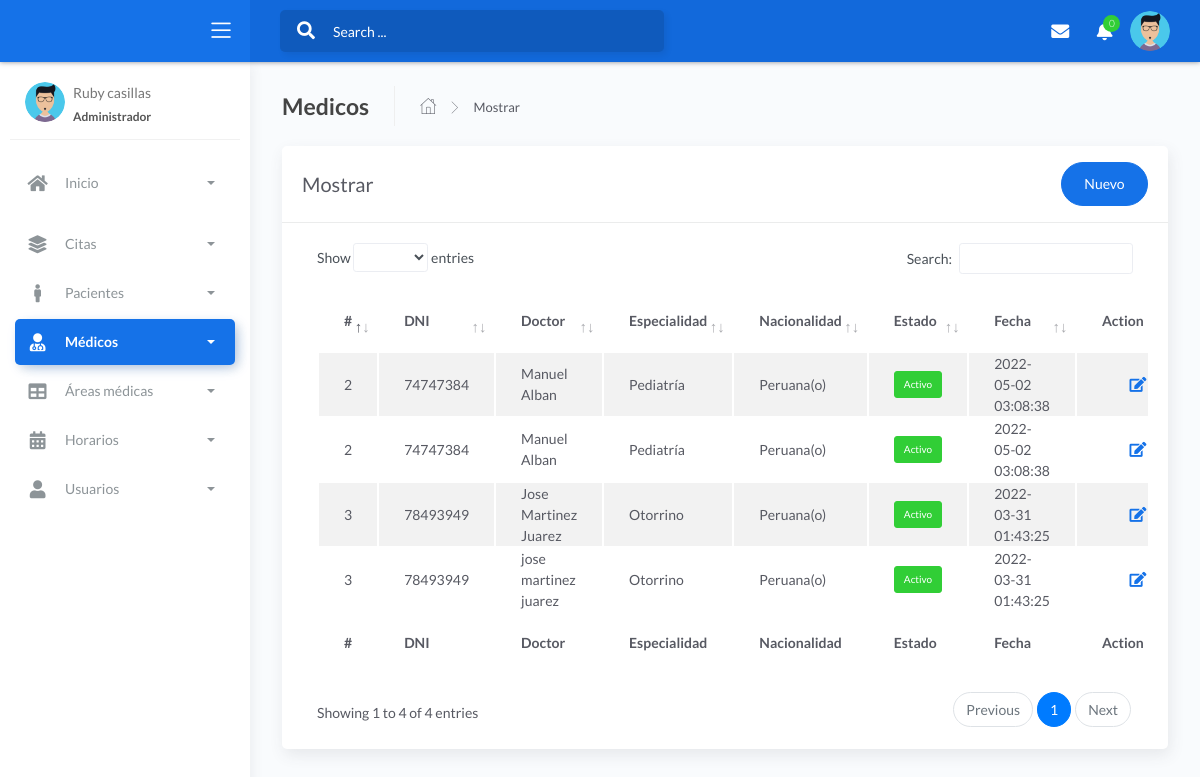
Screenshot of /folder/doctor.php (signed in) with the database file from the repository.
### tables this page shows
CREATE TABLE `doctor` (
  `coddoc` int(11) NOT NULL,
  `dnidoc` char(8) NOT NULL,
  `nomdoc` varchar(50) NOT NULL,
  `apedoc` varchar(50) NOT NULL,
  `codespe` int(11) NOT NULL,
  `sexo` char(15) NOT NULL,
  `telefo` char(9) NOT NULL,
  `fechanaci` date NOT NULL,
  `correo` varchar(50) NOT NULL,
  `naciona` varchar(35) NOT NULL,
  `usuario` varchar(15) NOT NULL,
  `clave` varchar(255) NOT NULL,
  `estado` char(15) NOT NULL,
  `fecha_create` timestamp NOT NULL DEFAULT current_timestamp() ON UPDATE current_timestamp()
);

CREATE TABLE `specialty` (
  `codespe` int(11) NOT NULL,
  `nombrees` varchar(50) NOT NULL,
  `fecha_create` timestamp NOT NULL DEFAULT current_timestamp() ON UPDATE current_timestamp()
);

### controller/doctorcontroller.php (called while the page is built, shortened)
<?php
require_once '../model/modeldoctor.php';
class doctorcontroller{
    function mostrar(){
        $doctor=new Modelo();
        $dato=$doctor->mostrar("doctor", "1");
        require_once '../view/doctor/mostrar.php';
    }
    }

### model/modeldoctor.php (called while the page is built, shortened)
<?php
class Modelo
{
    public $doctor;
    private $db;
    public function __construct()
    {
        $this->doctor = array();
        $this->db = new PDO('mysql:host=localhost;dbname=trabajo_grado', "root", "");
        $this->db->setAttribute(PDO::ATTR_ERRMODE, PDO::ERRMODE_EXCEPTION);
    }
    public function mostrar($tabla, $condicion)
    {
        $consulta = "SELECT doctor.coddoc, doctor.dnidoc, doctor.nomdoc, doctor.apedoc, specialty.nombrees, doctor.sexo, doctor.telefo, doctor.fechanaci, doctor.correo, doctor.naciona, doctor.estado, doctor.fecha_create FROM doctor INNER JOIN specialty ON doctor.codespe = specialty.codespe";
        $resultado = $this->db->query($consulta);
        while ($tabla = $resultado->fetchAll(PDO::FETCH_ASSOC)) {
            $this->doctor[] = $tabla;
        }
        return $this->doctor;
    }
}
?>

### view/doctor/mostrar.php (shortened to what this page needs)
<!DOCTYPE html>
<html lang="en">
<head>
	<link rel="stylesheet" href="../assets/css/bootstrap.min.css">
	<link rel="stylesheet" href="../assets/css/atlantis.min.css">
	<link rel="stylesheet" href="../assets/css/demo.css">
</head>
<body>
	<div class="wrapper">
		<div class="main-header">
			<div class="logo-header" data-background-color="blue">
				<div class="nav-toggle">
					<button class="btn btn-toggle toggle-sidebar">
						<i class="icon-menu"></i>
					</button>
				</div>
			</div>
			<nav class="navbar navbar-header navbar-expand-lg" data-background-color="blue2">
				<div class="container-fluid">
					<div class="collapse" id="search-nav">
						<form class="navbar-left navbar-form nav-search mr-md-3">
							<div class="input-group">
								<div class="input-group-prepend">
									<button type="submit" class="btn btn-search pr-1">
										<i class="fa fa-search search-icon"></i>
									</button>
								</div>
								<input type="text" placeholder="Search ..." class="form-control">
							</div>
						</form>
					</div>
					<ul class="navbar-nav topbar-nav ml-md-auto align-items-center">
						<li class="nav-item dropdown hidden-caret">
							<a class="nav-link dropdown-toggle" href="#" id="messageDropdown" role="button"
								data-toggle="dropdown" aria-haspopup="true" aria-expanded="false">
								<i class="fa fa-envelope"></i>
							</a>
						</li>
						<li class="nav-item dropdown hidden-caret">
							<a class="nav-link dropdown-toggle" href="#" id="notifDropdown" role="button"
								data-toggle="dropdown" aria-haspopup="true" aria-expanded="false">
								<i class="fa fa-bell"></i>
								<span class="notification">0</span>
							</a>
						</li>
						<li class="nav-item dropdown hidden-caret">
							<a class="dropdown-toggle profile-pic" data-toggle="dropdown" href="#"
								aria-expanded="false">
								<div class="avatar-sm">
									<img src="../assets/img/pngwing.com.png" alt="..."
										class="avatar-img rounded-circle">
								</div>
							</a>
						</li>
					</ul>
				</div>
			</nav>
		</div>
		<div class="sidebar sidebar-style-2">
			<div class="sidebar-wrapper scrollbar scrollbar-inner">
				<div class="sidebar-content">
					<div class="user">
						<div class="avatar-sm float-left mr-2">
							<img src="../assets/img/pngwing.com.png" alt="..." class="avatar-img rounded-circle">
						</div>
						<div class="info">
							<a data-toggle="collapse" href="#collapseExample" aria-expanded="true">
								<span>
									<?php echo ucfirst($_SESSION['nombre']); ?>
									<span class="user-level">Administrador</span>
								</span>
							</a>
						</div>
					</div>
					<ul class="nav nav-primary">
						<li class="nav-item">
							<a data-toggle="collapse" href="#base1">
								<i class="fas fa-home"></i>
								<p>Inicio</p>
								<span class="caret"></span>
							</a>
						</li>
						<li class="nav-item">
							<a data-toggle="collapse" href="#base">
								<i class="fas fa-layer-group"></i>
								<p>Citas</p>
								<span class="caret"></span>
							</a>
						</li>
						<li class="nav-item">
							<a data-toggle="collapse" href="#sidebarLayouts">
								<i class="fas fa-male"></i>
								<p>Pacientes</p>
								<span class="caret"></span>
							</a>
						</li>
						<li class="nav-item active">
							<a data-toggle="collapse" href="#forms">
								<i class="fas fa-user-md"></i>
								<p>Médicos</p>
								<span class="caret"></span>
							</a>
						</li>
						<li class="nav-item">
							<a data-toggle="collapse" href="#tables">
								<i class="fas fa-table"></i>
								<p>Áreas médicas</p>
								<span class="caret"></span>
							</a>
						</li>
						<li class="nav-item">
							<a data-toggle="collapse" href="#calendar">
								<i class="fas fa-calendar-alt"></i>
								<p>Horarios</p>
								<span class="caret"></span>
							</a>
						</li>
						<li class="nav-item">
							<a data-toggle="collapse" href="#user">
								<i class="fas fa-user"></i>
								<p>Usuarios</p>
								<span class="caret"></span>
							</a>
						</li>
					</ul>
				</div>
			</div>
		</div>
		<div class="main-panel">
			<div class="content">
				<div class="page-inner">
					<div class="page-header">
						<h4 class="page-title">Medicos</h4>
						<ul class="breadcrumbs">
							<li class="nav-home">
								<a href="../view/admin/admin.php">
									<i class="flaticon-home"></i>
								</a>
							</li>
							<li class="separator">
								<i class="flaticon-right-arrow"></i>
							</li>
							<li class="nav-item">
								<a href="#">Mostrar</a>
							</li>
						</ul>
					</div>
					<div class="row">
						<div class="col-md-12">
							<div class="card">
								<div class="card-header">
									<div class="d-flex align-items-center">
										<h4 class="card-title">Mostrar</h4>
										<a href="#addRowModal" class="btn btn-primary btn-round ml-auto"
											data-toggle="modal">Nuevo</a>
										<?php include('AgregarModal.php'); ?>
									</div>
									<div class="card-body">
										<div class="table-responsive">
											<table id="add-row" class="display table table-striped table-hover">
												<thead>
													<tr>
														<th>#</th>
														<th>DNI</th>
														<th>Doctor</th>
														<th>Especialidad</th>
														<th>Nacionalidad</th>
														<th>Estado</th>
														<th>Fecha</th>
														<th style="width: 10%">Action</th>
													</tr>
												</thead>
												<tfoot>
													<tr>
														<th>#</th>
														<th>DNI</th>
														<th>Doctor</th>
														<th>Especialidad</th>
														<th>Nacionalidad</th>
														<th>Estado</th>
														<th>Fecha</th>
														<th>Action</th>
													</tr>
												</tfoot>
												<tbody>
													<?php
													foreach ($dato as $key => $value) {
														foreach ($value as $va) { ?>
															<tr>
																<td>
																	<?php echo $va['coddoc']; ?>
																</td>
																<td>
																	<?php echo $va['dnidoc']; ?>
																</td>
																<td>
																	<?php echo $va['nomdoc']; ?>&nbsp;
																	<?php echo $va['apedoc']; ?>
																</td>
																<td>
																	<?php echo $va['nombrees']; ?>
																</td>
																<td>
																	<?php echo $va['naciona']; ?>
																</td>
																<td>
																	<?php if ($va['estado'] == 1) { ?>
																		<form method="get"
																			action="javascript:activo('<?php echo $va['coddoc']; ?>')">
																			<button type="submit"
																				class="btn btn-success btn-xs">Activo</button>
																		</form>
																	<?php } ?>
																</td>
																<td>
																	<?php echo $va['fecha_create']; ?>
																</td>
																<td>
																	<div class="form-button-action">
																		<a href="#editRowModal_<?php echo $va["coddoc"]; ?>"
																			title="Editar" data-backdrop="false"
																			class="btn btn-link btn-primary btn-lg"
																			data-toggle="modal"><i class="fa fa-edit"></i></a>
																	</div>
																</td>
															</tr>
															<?php
														}
													}
													?>
												</tbody>
												<?php include('AgregarModal.php'); ?>
										</div>
									</div>
								</div>
							</div>
						</div>
					</div>
				</div>
			</div>
</body>
</html>

### rows the page displays
doctor: coddoc "2", dnidoc "74747384", nomdoc "Manuel", apedoc "Alban", codespe.nombrees "Pediatría", naciona "Peruana(o)", fecha_create "2022-05-02 03:08:38"
doctor: coddoc "3", dnidoc "78493949", nomdoc "Jose", apedoc "Martinez Juarez", codespe.nombrees "Otorrino", naciona "Peruana(o)", fecha_create "2022-03-31 01:43:25"
doctor: coddoc "2", dnidoc "74747384", nomdoc "Manuel", apedoc "Alban", codespe.nombrees "Pediatría", naciona "Peruana(o)", fecha_create "2022-05-02 03:08:38"
doctor: coddoc "3", dnidoc "78493949", nomdoc "jose", apedoc "martinez juarez", codespe.nombrees "Otorrino", naciona "Peruana(o)", fecha_create "2022-03-31 01:43:25"

### other values shown
$_SESSION['nombre'] "Ruby casillas"
